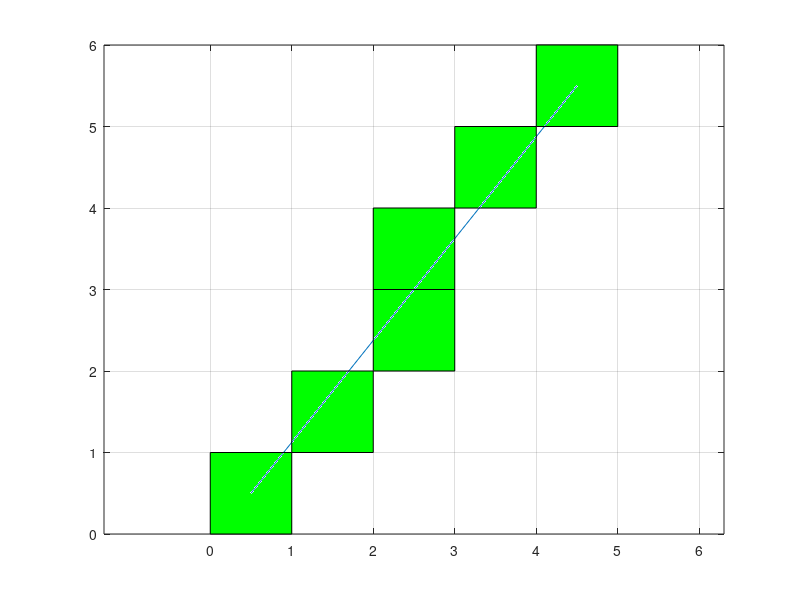

Reproduce this figure in MATLAB.
x1 = 0;
y1 = 0;
x2 = 4;
y2 = 5;
%controlling the graph here
plot([x1 x2]+.5, [y1 y2]+.5);
axis equal;
set(gca,'Xtick',0:50)
set(gca,'Ytick',0:50)
hold ('on');
grid 'on';
%this is an anonymous function
setPixel = @(x,y,c) rectangle ('Position', [x, y, 1, 1], 'FaceColor', c);
%graph control ends 

m = (y2-y1)/(x2-x1);

b = y1 - m*x1;
y = y1;
x = x1;
p =0;
while(x <= x2 || y <= y2)
    fprintf('%.2f\t%.2f\n',round(x),round(y));
    setPixel(round(x),round(y),'green');
    if(m>1)  
        x = (x + 1/m);
        y = y + 1;
        
    elseif (m<1)
        y = y + m;
        x = x + 1;
    else
        y = y+1;
        x = x+1;
    end
end
    
    

